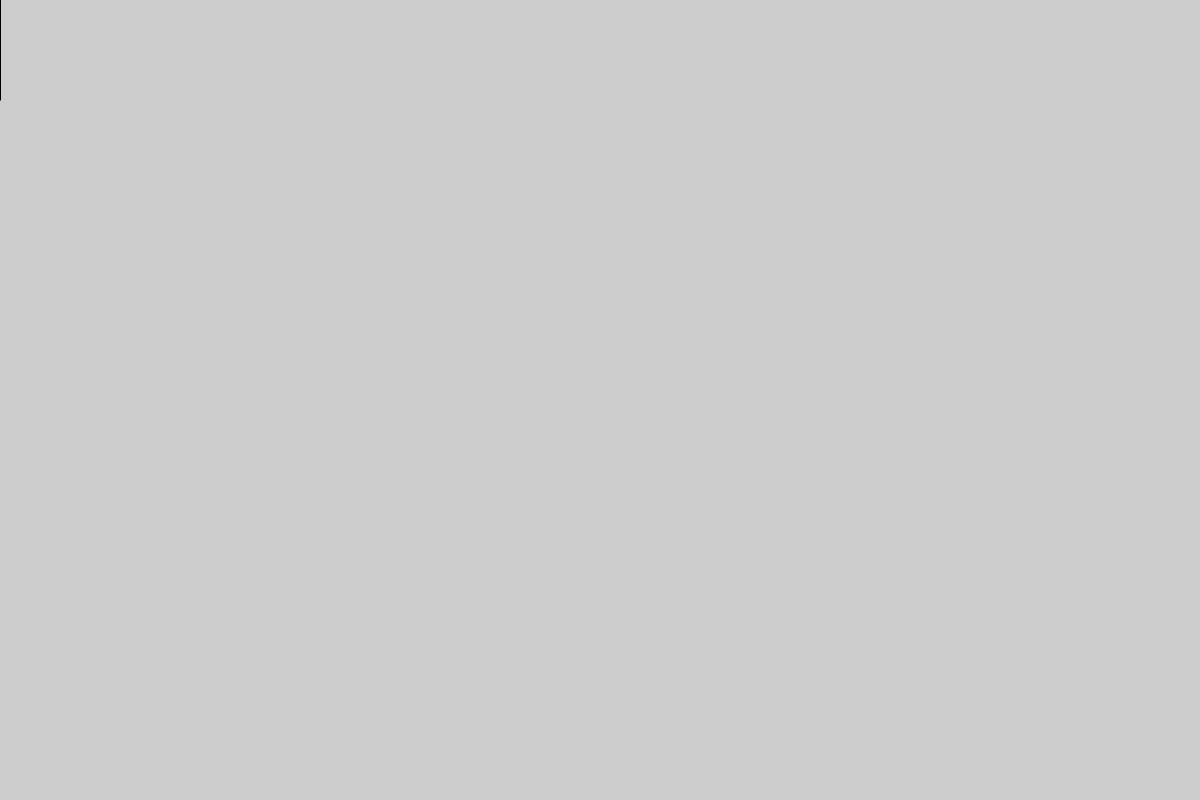
Frame 1 (no input)
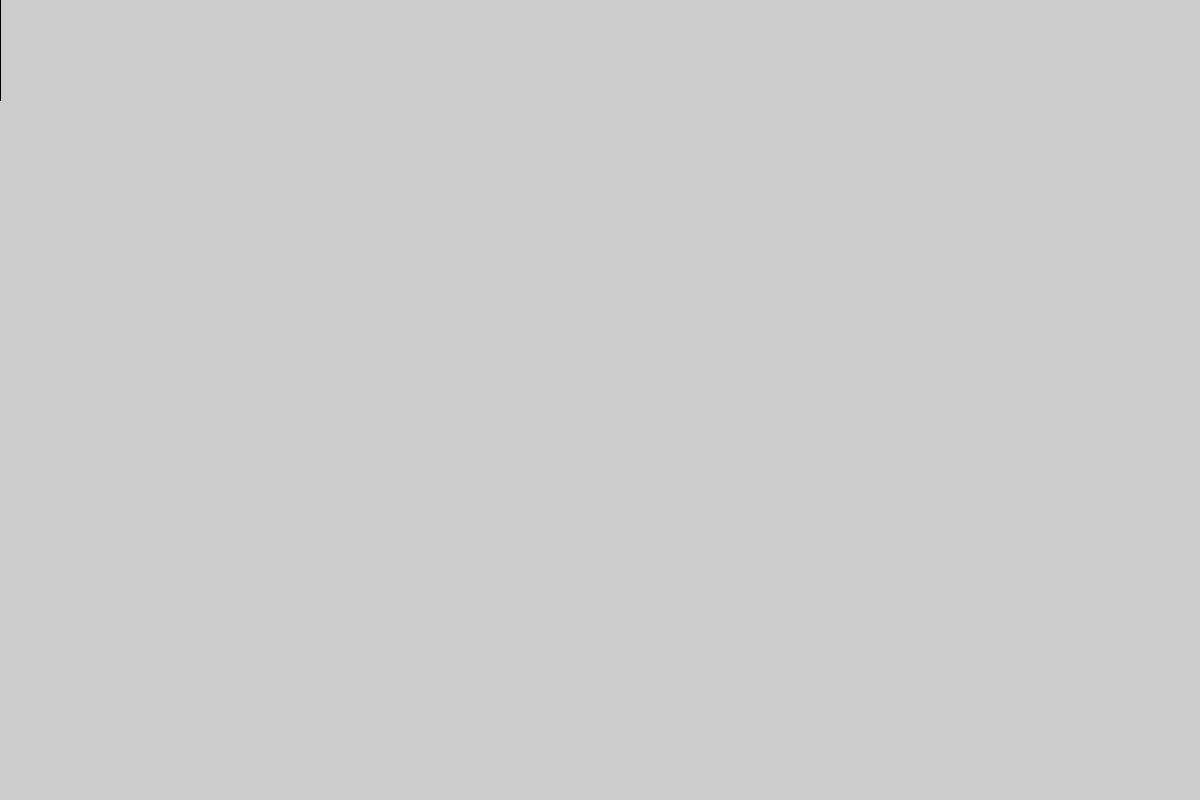
Frame 60 (the mouse pressed at the canvas centre just before this capture)
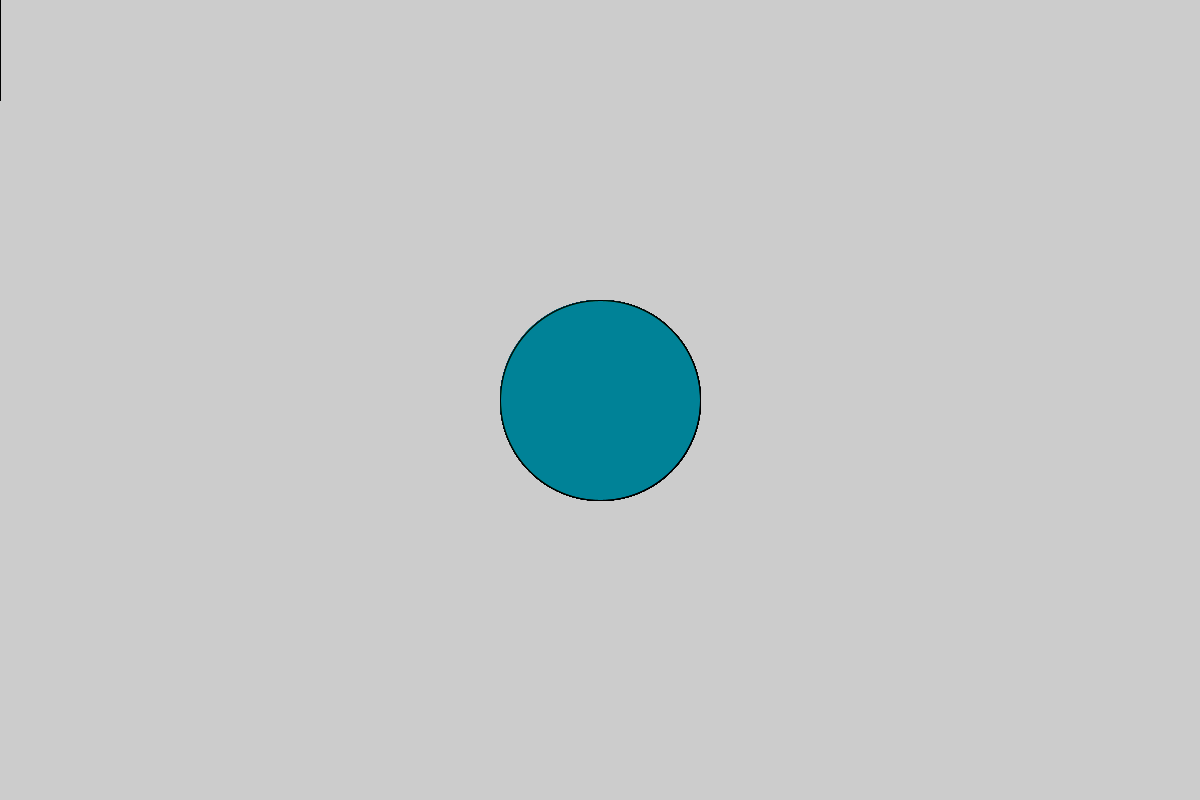
Frame 120 (the mouse held since frame 60 and released just before this capture)

The Processing sketch that drew these frames (run headless with seeded random() and noise(); from frame 60 on, the mouse is pressed at the canvas centre):

// Processing sketch: processing_115706
// ── processing_115706.pde

void setup(){
  size(1200,800);
}
void draw(){
  float r=random(255);
  float g=random(255);
  float b=random(255);
  float a=random(255);
  ellipse(mouseX,mouseY,pmouseX-pmouseY,200);
  fill(r+mouseX,g,b,a);
  if(mousePressed){
    fill(r-mouseX,g,b,a);
  }
}
